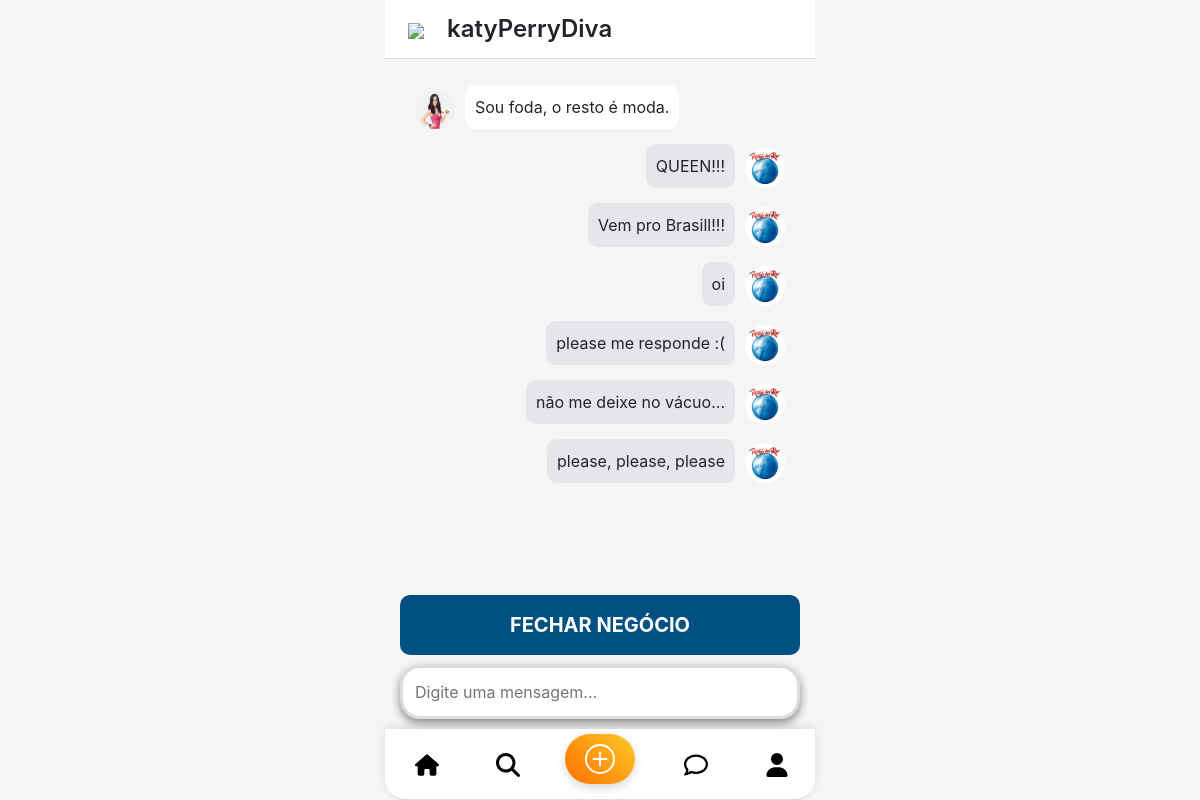
The app's page /chat (signed in) with its own data.
### app/models/Pessoa.py (models this page shows, shortened)
class Pessoa(bd.Model):
    __tablename__ = 'pessoa'
    id = bd.Column(bd.Integer, primary_key=True, autoincrement=True)
    nome = bd.Column(bd.String(80), unique=True, nullable=False)
    email = bd.Column(bd.String(80), unique=True, nullable=False)
    senha = bd.Column(bd.LargeBinary(), nullable=False)
    tipo = bd.Column(bd.CHAR, nullable=False)

### app/models/Perfil.py (models this page shows, shortened)
class Imagem(bd.Model):
    __tablename__ = 'imagem'
    id = bd.Column(bd.Integer, primary_key=True, autoincrement=True)
    dono = bd.Column(bd.Integer, bd.ForeignKey('usuario.id'), nullable=False)
    nome = bd.Column(bd.String(25), nullable=False, unique=True)
    tipo_foto = bd.Column(SQLAEnum(TipoFotoEnum), nullable=False)
    caminho = bd.Column(bd.String(255), nullable=False)

### app/models/Mensagem.py (models this page shows, shortened)
class Mensagem(bd.Model):
    __tablename__ = 'mensagem'
    id = bd.Column(bd.Integer, primary_key=True, autoincrement=True)
    match = bd.Column(bd.Integer, bd.ForeignKey('match.id'), nullable=False)
    dono = bd.Column(bd.Integer, bd.ForeignKey('usuario.id'), nullable=False)
    mensagem = bd.Column(bd.String(200), nullable=False)
    horario = bd.Column(bd.DateTime, default=datetime.now(pytz.UTC))

### app/routes/Chat.py (the view)
@app.route("/chat", methods=["GET", "POST"])
def chat():
    id_user = session.get("usuárioLogado")["id"]
    id_outro, match_id = get_parameters()
    minha_imagem = BancoDeDados.GetImagemPerfil(id_user)
    outra_imagem = BancoDeDados.GetImagemPerfil(id_outro)
    user_obj = BancoDeDados.GetUser(id_user)
    outro_obj = BancoDeDados.GetUser(id_outro)
    chat = BancoDeDados.GetChat(match_id)
    mensagens = []
    for mensagem in chat:
        mensagens.append({
            'conteudo': mensagem.mensagem,
            'is_mine': (mensagem.dono == id_user),
            'imagem_perfil': minha_imagem.caminho if (mensagem.dono == id_user) else outra_imagem.caminho,
        })
    return render_template(CHAT_HTML, mensagens=mensagens, user=user_obj, other_user=outro_obj)

### app/models/BancoDeDados.py (called while the page is built)
    @staticmethod
    def GetUser(id_user):
        with app.app_context():
            return Pessoa.query.get(id_user)

    @staticmethod
    def GetChat(id_match):
        with app.app_context():
            return sorted(list(Mensagem.query.filter_by(match=id_match).all()), key=lambda x: x.horario)

    @staticmethod
    def GetImagemPerfil(dono):
        with app.app_context():
            return Imagem.query.filter_by(dono=dono, tipo_foto=TipoFotoEnum.PERFIL).first()

### app/routes/Chat.py (called while the page is built)
def get_parameters():
    return 1, 1

### app/templates/chat.html (shortened to what this page needs)
<!DOCTYPE html>
<html lang="en">
<head>
    <link href="https://stackpath.bootstrapcdn.com/bootstrap/4.5.2/css/bootstrap.min.css" rel="stylesheet">
</head>
<body>
    <div class="container-chat">
        <div class="chat-header">
            <button class="btn btn-link"  id="back-button">
                <img src="https://img.icons8.com/ios-glyphs/30/000000/back.png"/>
            </button>
            <div class="title-hearder">{{ other_user.nome }}</div>
        </div>
        <div class="chat-container">
            {% for mensagem in mensagens %}
                {% if mensagem.is_mine %}
                    <div class="message">
                        <div class="message-text my-message">{{ mensagem.conteudo }}</div>
                        <img src="{{ mensagem.imagem_perfil }}" alt="Image">
                    </div>
                {% else %}
                    <div class="message">
                        <img src="{{ mensagem.imagem_perfil }}" alt="Image">
                        <div class="message-text other-message">{{ mensagem.conteudo }}</div>
                    </div>
                {% endif %}
            {% endfor %}
            {% if user.tipo == 'C' %}
                <div class="empty-space-with-button"></div>
            {% else %}
                <div class="empty-space"></div>
            {% endif %}
        </div>
        {% if user.tipo == 'C' %}
            <div class="fechar-negocio-container">
                <button class="btn btn-lg btn-custom btn-close-deal" onclick="window.location.href='/ConfirmaFecharContrato'">FECHAR NEGÓCIO</button>
            </div>
        {% endif %}
        <div class="chat-footer">
            <input type="text" id="message-input" placeholder="Digite uma mensagem..." oninput="toggleSendButton()">
        </div>
        {% if user.tipo == 'C' %}
            <div class="nav-bar">
                <form action="/homeContratante" method="POST">
                    <button type="submit" class="nav-button">
                    </button>
                </form>
                <form action="/procurarContratante" method="POST">
                    <button class="nav-button">
                        <svg xmlns="http://www.w3.org/2000/svg" viewBox="0 0 512 512">
                            <path
                                d="M416 208c0 45.9-14.9 88.3-40 122.7L502.6 457.4c12.5 12.5 12.5 32.8 0 45.3s-32.8 12.5-45.3 0L330.7 376c-34.4 25.2-76.8 40-122.7 40C93.1 416 0 322.9 0 208S93.1 0 208 0S416 93.1 416 208zM208 352a144 144 0 1 0 0-288 144 144 0 1 0 0 288z" />
                        </svg>
                    </button>
                </form>
                <form action="/cadastroDemanda" method="POST">
                    <button class="plus-button">
                    </button>
                </form>
                <form action="/chatContratante" method="POST">
                    <button class="nav-button">
                         </button>
                </form>
                <form action="/perfilContratante" method="POST">
                    <button class="nav-button">
                         </button>
                </form>
            </div>
        {% endif %}
    </div>
</body>
</html>

### app/templates/chat.html (style rules this page uses)
body, html { height: 100%; margin: 0; display: flex; flex-direction: column; overflow: hidden; background-color: #f5f5f5; }
.container-chat { max-width: 430px; margin: 0 auto; width: 100%; height: 100%; display: flex; flex-direction: column; }
.chat-header, .nav-bar { background-color: white; padding: 10px; border-bottom: 1px solid #ddd; display: flex; align-items: center; justify-content: space-between; position: fixed; width: 430px; z-index: 100; }
.chat-header { top: 0; }
.title-hearder { width: 100%; height: 100%; font-size: 24px; padding-left: 10px; font-weight: 600; }
.chat-footer { bottom: 65px; background-color: transparent; border-bottom: 1px solid #ddd; padding: 15px; display: flex; align-items: center; justify-content: space-between; position: fixed; width: 430px; z-index: 100; }
.fechar-negocio-container { bottom: 130px; background-color: transparent; padding: 15px; display: flex; align-items: center; justify-content: center; position: fixed; width: 430px; z-index: 100; }
.nav-bar { box-shadow: 0 -2px 10px rgba(0, 0, 0, 0.1); display: flex; justify-content: space-around; padding: 10px 0; width: 100%; border-radius: 0 0 20px 20px; position: fixed; bottom: 0; z-index: 100; }
.chat-container { flex: 1; overflow-y: auto; padding: 20px; margin-top: 65px; display: flex; flex-direction: column; }
.message { display: flex; align-items: flex-end; margin-bottom: 15px; flex-direction: row; }
.message img { width: 40px; height: 40px; border-radius: 50%; margin-left: 10px; margin-right: 10px; }
.message-text { max-width: 70%; padding: 10px; border-radius: 10px; word-wrap: break-word; overflow-wrap: break-word; }
.message-text.my-message { background-color: #e5e5ea; margin-left: auto; }
.message-text.other-message { background-color: white; }
.chat-footer input { background-color: #ffffff; flex: 1; padding: 12px; border: 3px solid #ddd; border-radius: 20px; box-shadow: 0 4px 10px rgba(0, 0, 0, 0.45); }
.btn-close-deal { background-color: transparent; margin-top: 20px; width: 100%; padding: 15px; border-radius: 10px; font-weight: bold; color: #FFFFFF; background-color: #005082; border: none; }
.nav-bar { background-color: #fff; box-shadow: 0 -2px 10px rgba(0, 0, 0, 0.1); display: flex; justify-content: space-around; padding: 10px 0; max-width: 430px; border-radius: 0 0 20px 20px; }
.plus-button { background: linear-gradient(45deg, #ff6f00, #ffca28); border-radius: 30px; color: white; font-size: 24px; width: 70px; height: 50px; display: flex; align-items: center; justify-content: center; border: none; box-shadow: 0 4px 10px rgba(0, 0, 0, 0.15); position: relative; bottom: 5px; z-index: 1; }
.plus-button svg { width: 30px; height: 30px; }
.nav-button { background: none; border: none; padding: 10px; cursor: pointer; }
.nav-button svg { width: 24px; height: 24px; fill: #000000; transform: translate(2px, 0); }
.empty-space-with-button { width: 100%; padding: 90px; flex: 1; }

### records on screen
Pessoa: nome "katyPerryDiva"
Imagem: imagem_perfil (picture)
Mensagem: conteudo "Sou foda, o resto é moda."
Mensagem: conteudo "QUEEN!!!"
Imagem: imagem_perfil (picture)
Mensagem: conteudo "Vem pro Brasill!!!"
Mensagem: conteudo "oi"
Mensagem: conteudo "please me responde :("
Mensagem: conteudo "não me deixe no vácuo..."
Mensagem: conteudo "please, please, please"
